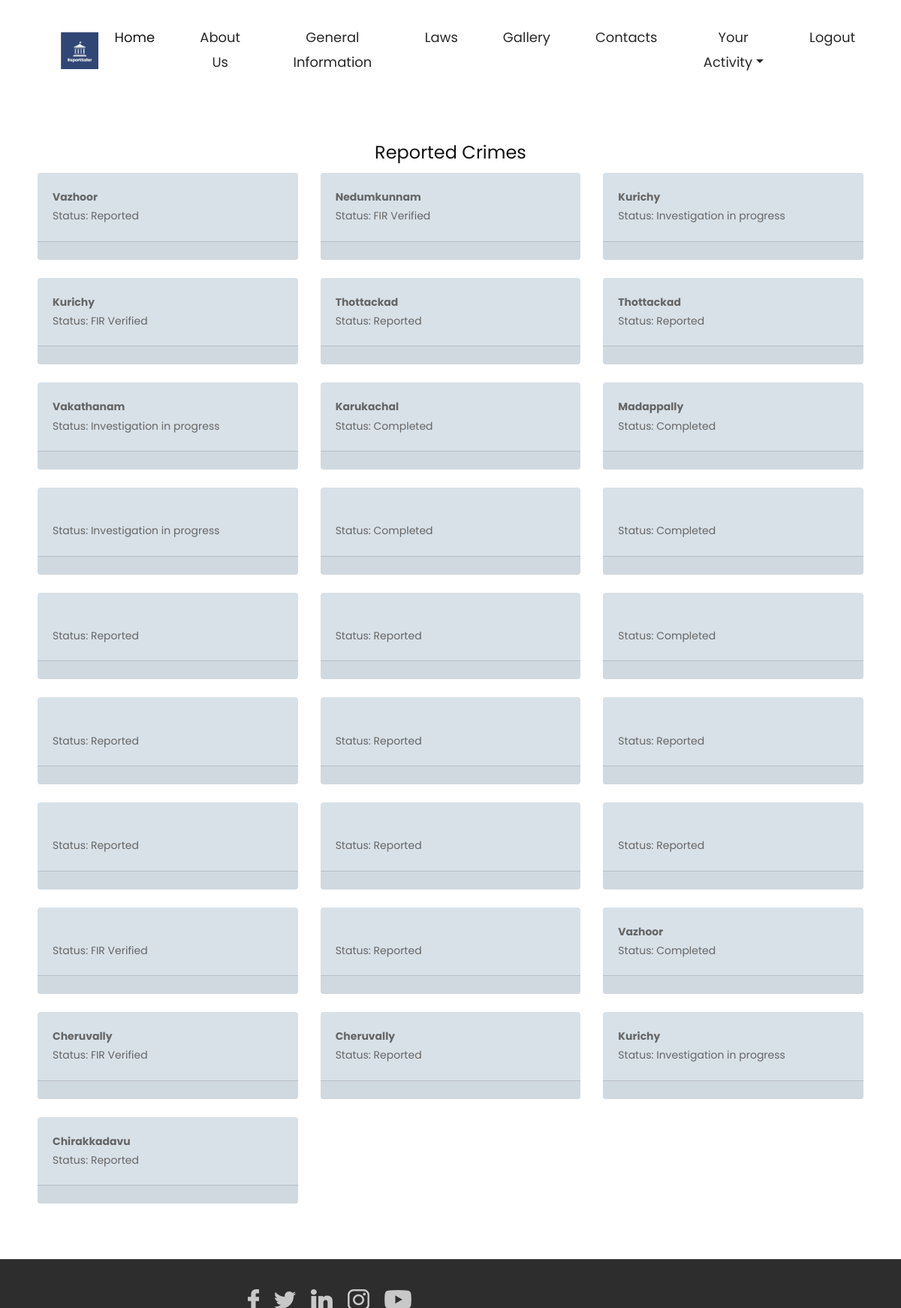
Before: /listcrime/ (signed in) with the older database file.
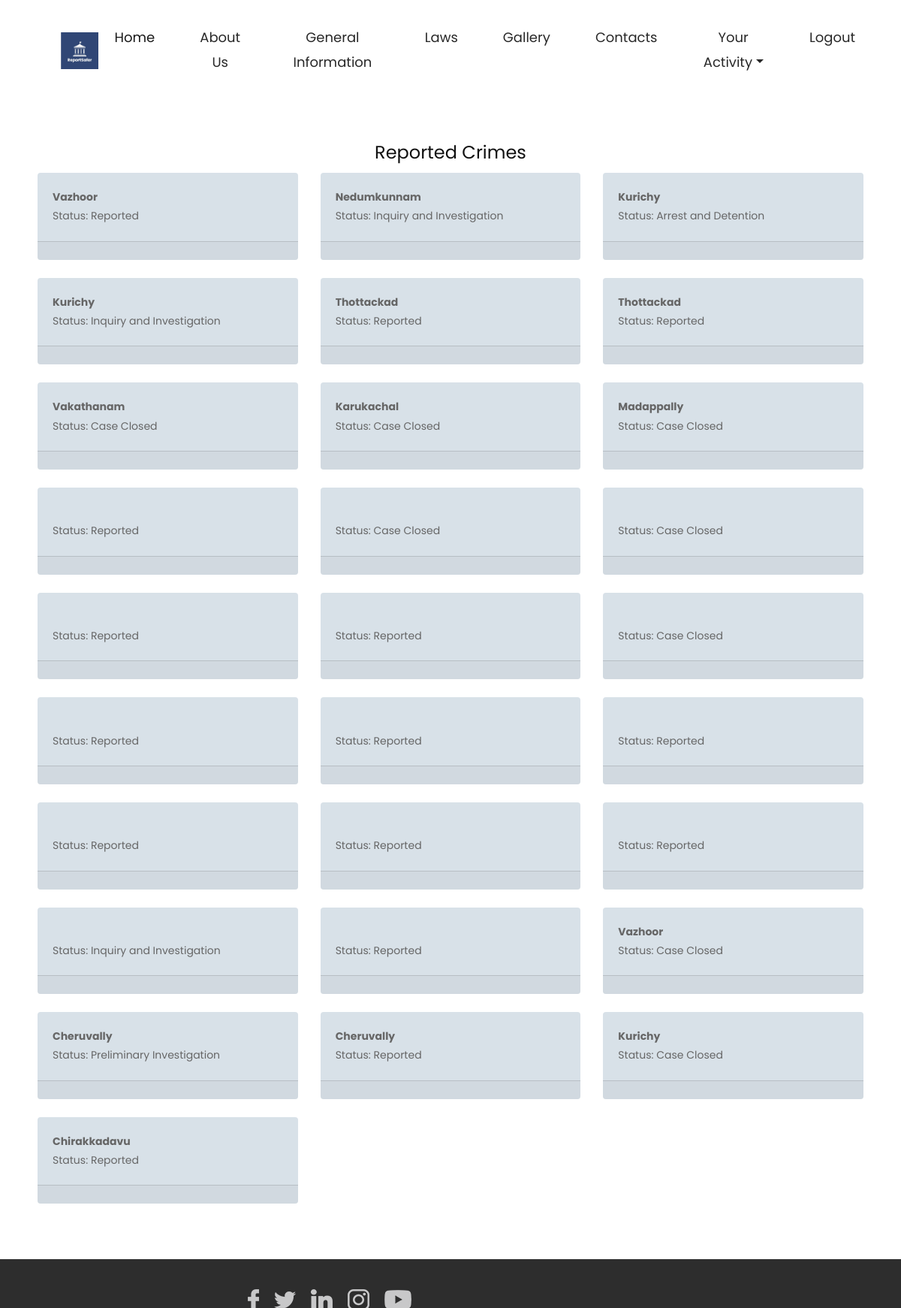
After: the same page with the newer database file.
### crimeapp/models.py (models this page shows, shortened)
class CrimeReport(models.Model):
    reporter_name = models.CharField(max_length=100)
    reporter_location = models.CharField(max_length=100)
    spec_location = models.ForeignKey(SpecLoc, on_delete=models.SET_NULL, null=True, blank=True)
    off_type = models.CharField(max_length=100,null=True,blank=True)
    datetime = models.DateTimeField(null=True,blank=True)
    aadhaarno=models.CharField(max_length=12, default='')
    description = models.TextField()
    victimDescription = models.TextField(null=True,blank=True)
    witnessInformation = models.TextField(null=True,blank=True)
    offenderDescription = models.TextField(null=True,blank=True)
    delay = models.TextField(null=True,blank=True)
    list_user=models.ForeignKey(CustomUser,on_delete=models.CASCADE,null=True,blank=True)
    STATUS_CHOICES = (
        ('Reported', 'Reported'),
        ('Preliminary Investigation', 'Preliminary Investigation'),
        ('Inquiry and Investigation', 'Inquiry and Investigation'),
        ('Arrest and Detention', 'Arrest and Detention'),
        ('Case Closed', 'Case Closed'),
    )
    status = models.CharField(max_length=100, choices=STATUS_CHOICES, default='Reported',null=True,blank=True)

class DocReport(models.Model):
    i_name = models.CharField(max_length=100)
    ano=models.CharField(max_length=12, default='')
    email = models.EmailField(null=True,blank=True)
    descri = models.TextField(null=True,blank=True)
    victimDescri = models.TextField(null=True,blank=True)
    witnessInfo = models.TextField(null=True,blank=True)
    delay_report = models.TextField(null=True,blank=True)
    evidence_image = models.FileField(upload_to='evidence_images/',null=True,blank=True)
    list_user=models.ForeignKey(CustomUser,on_delete=models.CASCADE,null=True,blank=True)
    THREAT_CHOICES = [
        ('Yes', 'Yes'),
        ('No', 'No'),
    ]
    threat = models.CharField(
        blank=True,
        max_length=3,
        choices=THREAT_CHOICES,
        default='No',  # You can set the default value to 'No' if desired
        verbose_name='Any kind of Threat or Violence faced'
    )
    STATUS_CHOICES = (
        ('Reported', 'Reported'),
        ('Preliminary Investigation', 'Preliminary Investigation'),
        ('Inquiry and Investigation', 'Inquiry and Investigation'),
        ('Arrest and Detention', 'Arrest and Detention'),
        ('Case Closed', 'Case Closed'),
    )
    status = models.CharField(max_length=100, choices=STATUS_CHOICES, default='Reported',null=True,blank=True)

class PublicReport(models.Model):
    info_name = models.CharField(max_length=100)
    mail = models.EmailField(null=True,blank=True)
    reporter_location = models.CharField(max_length=100)
    spec_location = models.ForeignKey(SpecLoc, on_delete=models.SET_NULL, null=True, blank=True)
    offen_type = models.CharField(max_length=100,null=True,blank=True)
    datetime = models.DateTimeField(null=True,blank=True)
    aadhno=models.CharField(max_length=12, default='')
    description = models.TextField()
    victimDescription = models.TextField(null=True,blank=True)
    witnessInformation = models.TextField(null=True,blank=True)
    offenderDescription = models.TextField(null=True,blank=True)
    delay = models.TextField(null=True,blank=True)
    list_user=models.ForeignKey(CustomUser,on_delete=models.CASCADE,null=True,blank=True)
    STATUS_CHOICES = (
        ('Reported', 'Reported'),
        ('Preliminary Investigation', 'Preliminary Investigation'),
        ('Inquiry and Investigation', 'Inquiry and Investigation'),
        ('Arrest and Detention', 'Arrest and Detention'),
        ('Case Closed', 'Case Closed'),
    )
    status = models.CharField(max_length=100, choices=STATUS_CHOICES, default='Reported')

### crimeapp/views.py (the view)
# urls.py: path('listcrime/', views.listcrime, name='listcrime'),
@login_required
def listcrime(request):
    user_crime=request.user
    crime_dict=CrimeReport.objects.filter(list_user=user_crime)
    doc_dict=DocReport.objects.filter(list_user=user_crime)
    public_dict=PublicReport.objects.filter(list_user=user_crime)
    combined_reports = list(crime_dict) + list(doc_dict) +list(public_dict)
    return render(request, 'listcrime.html', {'combined_reports': combined_reports})

### templates/listcrime.html (shortened to what this page needs)
{% load static %}
<!DOCTYPE html>
<html lang="en">
   <head>
      <link rel="stylesheet" type="text/css" href="{% static 'css/bootstrap.min.css' %}">
      <link rel="stylesheet" type="text/css" href="{% static 'css/style.css' %}">
      <link rel="stylesheet" href="{% static 'css/responsive.css' %}">
      <link rel="stylesheet" href="{% static 'css/jquery.mCustomScrollbar.min.css' %}">
      <link rel="stylesheet" href="https://netdna.bootstrapcdn.com/font-awesome/4.0.3/css/font-awesome.css">
      <link href="https://cdnjs.cloudflare.com/ajax/libs/owl-carousel/1.3.3/owl.carousel.css" rel="stylesheet" />
   </head>
   <body style="font-family:Poppins,sans-serif;">
    <div class="header_section">
       <div class="container-fluid">
          <nav class="navbar navbar-expand-lg navbar-light bg-light">
             <a class="logo" href="{% url 'index' %}"><img style="width:50px; margin-left:50px;" src="{% static 'images/logo2.jpg' %}"></a>
             <div class="collapse navbar-collapse" id="navbarSupportedContent">
                <ul class="navbar-nav mr-auto mt-3">
                   {% if user.is_authenticated %}
                   <li class="nav-item active">
                      <a class="nav-link" href="{% url 'index' %}">Home</a>
                   </li>
                   <li class="nav-item">
                      <a class="nav-link" href="{% url 'about' %}">About Us</a>
                   </li>
                   <li class="nav-item">
                      <a class="nav-link" href="{% url 'general' %}">General Information</a>
                   </li>
                   <li class="nav-item">
                      <a class="nav-link" href="{% url 'laws' %}">Laws</a>
                   </li>
                   <li class="nav-item">
                    <a class="nav-link" href="{% url 'gallery' %}">Gallery</a>
                    </li>
                   <li class="nav-item">
                      <a class="nav-link" href="{% url 'contact' %}">Contacts</a>
                   </li>
                   <div class="navbar-nav ml-auto">
                      <div class="nav-item dropdown">
                          <a href="#" class="nav-link dropdown-toggle" data-toggle="dropdown">Your Activity</a>
                      </div>
                  </div>
                   <li class="nav-item">
                   <a class="nav-link" href="{% url 'logout' %}">Logout</a><br>
                   {% endif %}
                   <br>
                </ul>
             </div>
          </nav>
       </div>
    </div>
                        <div style="padding:50px;">
                            <h1 style="text-align: center;">Reported Crimes</h1>
                        <section id="crime-list">
                            {% block content %}
                            <div class="row">
                                {% for i in combined_reports %}
                                <div class="col-md-4 mb-4">
                                    <div class="card text-black bg-custom rounded-3" style="background-color: #d8e1e8; height: 100%;">
                                        <div class="card-body">
                                            <strong>{{ i.reporter_location }}</strong><br>
                                            Status: {{ i.status }}<br>
                                        </div>
                                        <div class="card-footer bg-custom">
                                        </div>
                                    </div>
                                </div>
                                {% if forloop.counter|divisibleby:3 %}
                            </div>
                            <div class="row">
                                {% endif %}
                                {% endfor %}
                            </div>
                            {% endblock %}
      </section>
    </div>
<div class="footer_section layout_padding">
  <div class="container">
     <div class="row">
        <div class="col-lg-3 col-md-6">
        </div>
        <div class="col-lg-3 col-md-6">
           <div class="social_icon">
              <ul>
                 <li><a href="#"><img src="{% static 'images/fb-icon.png' %}"></a></li>
                 <li><a href="#"><img src="{% static 'images/twitter-icon.png' %}"></a></li>
                 <li><a href="#"><img src="{% static 'images/linkedin-icon.png' %}"></a></li>
                 <li><a href="#"><img src="{% static 'images/instagram-icon.png' %}"></a></li>
                 <li><a href="#"><img src="{% static 'images/youtub-icon.png' %}"></a></li>
              </ul>
           </div>
        </div>
     </div>
  </div>
</div>
      <div class="copyright_section">
         <div class="container">
            <p class="copyright_text">© 2020 All Rights Reserved.</p>
         </div>
      </div>
   </body>
</html>

### static/css/style.css (style rules this page uses)
* { box-sizing: border-box !important; transition: ease all 0.5s; }
html { scroll-behavior: smooth; }
body { color: #666666; font-size: 14px; font-family: 'Poppins', sans-serif; line-height: 1.80857; font-weight: normal; overflow-x: hidden; background: #ffffff !important; }
a { color: #1f1f1f; text-decoration: none !important; outline: none !important; -webkit-transition: all .3s ease-in-out; -moz-transition: all .3s ease-in-out; -ms-transition: all .3s ease-in-out; -o-transition: all .3s ease-in-out; transition: all .3s ease-in-out; }
h1, h2, h3, h4, h5, h6 { letter-spacing: 0; font-weight: normal; position: relative; padding: 0 0 10px 0; font-weight: normal; line-height: normal; color: #111111; margin: 0 }
h1 { font-size: 24px }
*, *::after, *::before { -webkit-box-sizing: border-box; -moz-box-sizing: border-box; box-sizing: border-box; }
ul, li, ol { margin: 0px; padding: 0px; list-style: none; }
p { margin: 20px; font-weight: 300; font-size: 15px; line-height: 24px; }
a { color: #222222; text-decoration: none; outline: none !important; }
a, .btn { text-decoration: none !important; outline: none !important; -webkit-transition: all .3s ease-in-out; -moz-transition: all .3s ease-in-out; -ms-transition: all .3s ease-in-out; -o-transition: all .3s ease-in-out; transition: all .3s ease-in-out; }
img { max-width: 100%; height: auto; }
.layout_padding { padding-top: 90px; padding-bottom: 0px; }
.bg-light { background-color: #ffffff !important; }
.logo { width: 9%; float: left; }
.navbar-light .navbar-nav .nav-link { color: #282828; font-size: 18px; }
.navbar-expand-lg .navbar-nav .nav-link { padding: 10px 30px; text-align: center; }
.card { position: relative; display: -ms-flexbox; display: flex; -ms-flex-direction: column; flex-direction: column; min-width: 0; word-wrap: break-word; background-color: transparent; border: 0px }
.footer_section { position: fixed; width: 100%; float: left; background-color: #2d2d2d; height: auto; padding-bottom: 20px; padding-top: 20px; }
.social_icon { width: 100%; align-items: center; padding-top: 20px; }
.social_icon ul { margin: 0px; padding: 0px; }
.social_icon li { float: left; padding-right: 20px; }
.copyright_section { width: 100%; float: left; background-color: #2d2d2d; height: auto; }
.copyright_text { width: 50%; margin: 0 auto; font-size: 16px; color: #ffffff; text-align: center; border-top: 1px solid #717171; padding: 20px 0px; }

### static/css/icomoon.css (style rules this page uses)
body { background: #fff; }

Changed rows visible on the page:
changed CrimeReport "Nedumkunnam": status "FIR Verified" → "Inquiry and Investigation"
changed CrimeReport: status "Investigation in progress" → "Arrest and Detention"
changed CrimeReport (number 4 of 9 on the later page): status "FIR Verified" → "Inquiry and Investigation"
changed CrimeReport "Vakathanam": status "Investigation in progress" → "Case Closed"
changed CrimeReport "Karukachal": status "Completed" → "Case Closed"
changed CrimeReport "Madappally": status "Completed" → "Case Closed"
changed DocReport (number 1 of 14 on the later page): status "Investigation in progress" → "Reported"
changed DocReport (number 2 of 14 on the later page): status "Completed" → "Case Closed"
changed DocReport (number 3 of 14 on the later page): status "Completed" → "Case Closed"
changed DocReport (number 6 of 14 on the later page): status "Completed" → "Case Closed"
changed DocReport: status "FIR Verified" → "Inquiry and Investigation"
changed PublicReport "Vazhoor": status "Completed" → "Case Closed"
changed PublicReport: status "FIR Verified" → "Preliminary Investigation"
changed PublicReport "Kurichy": status "Investigation in progress" → "Case Closed"
